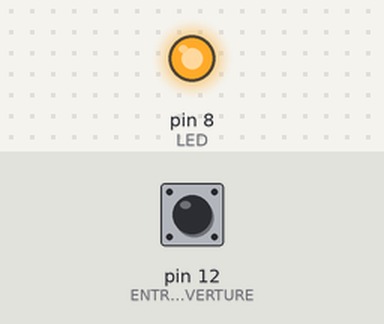
Simulated run of this sketch. Board: Arduino Uno, built with avr-gcc and run on an emulated ATmega328P. On the bench: output pins drawn as LEDs (lit = HIGH). Inputs (shaded band) come from the test bench; at power-on: pin 12 (ENTREE_CAPTEUR_OUVERTURE) HIGH. No radio packets arrive unless stated.

Above: at 1.2 s.
1.3 s: pin 12 (ENTREE_CAPTEUR_OUVERTURE) pulled LOW for 0.15 s
At 1.37 s:
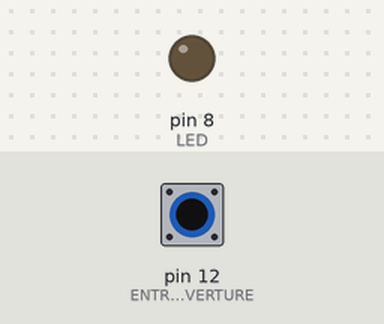
2.9 s: pin 12 (ENTREE_CAPTEUR_OUVERTURE) pulled LOW for 3.2 s
At 7.3 s:
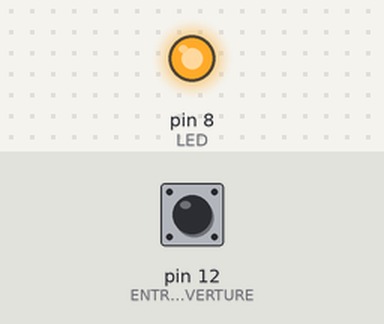
Timing chart, 0 to 8.8 s (numbered marks = the images above; inputs shaded):
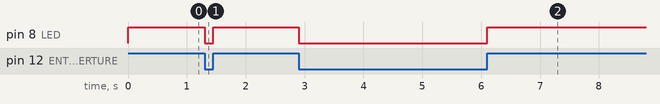

Measured:
- after the input at 1.3 s, pin 8 (LED): HIGH → LOW at once, → HIGH 0.15 s later
- after the input at 2.9 s, pin 8 (LED): HIGH → LOW at once, → HIGH 3.2 s later

The sketch:

emetteur.ino.ino
```cpp
#include <VirtualWire.h> // On inclue la librairie VirtualWire

char *msg = "0"; // Tableau qui contient notre message

#define LED 8
#define PIN_EMISSION 4
#define ENTREE_CAPTEUR_OUVERTURE 12

int etat;
int etatPrecedent;

void setup() // Fonction setup()
{
 // Serial.begin(9600); // Initialisation du port série pour avoir un retour sur le serial monitor
  vw_setup(2400);        // Initialisation de la librairie VirtualWire à 2400 bauds (maximum de mon module)
  vw_set_tx_pin(PIN_EMISSION);     // On indique que l'on veut utiliser la pin 2 de l'Arduino pour emettre
  pinMode(LED, OUTPUT);
  pinMode(ENTREE_CAPTEUR_OUVERTURE, INPUT_PULLUP);
  etat = HIGH;
  etatPrecedent = etat;
  digitalWrite(LED, etat);
}

void loop() // Fonction loop()
{
  etat = digitalRead(ENTREE_CAPTEUR_OUVERTURE);
  if(etat != etatPrecedent)
  {
      digitalWrite(LED, etat);
      if(etat == LOW)
        msg[0] = char(2);
      else
        msg[0] = char(1);

      vw_send((uint8_t *)msg, strlen(msg)); // On envoi le message
      vw_wait_tx(); // On attend la fin de l'envoi
      etatPrecedent = etat;
   }
}
```
